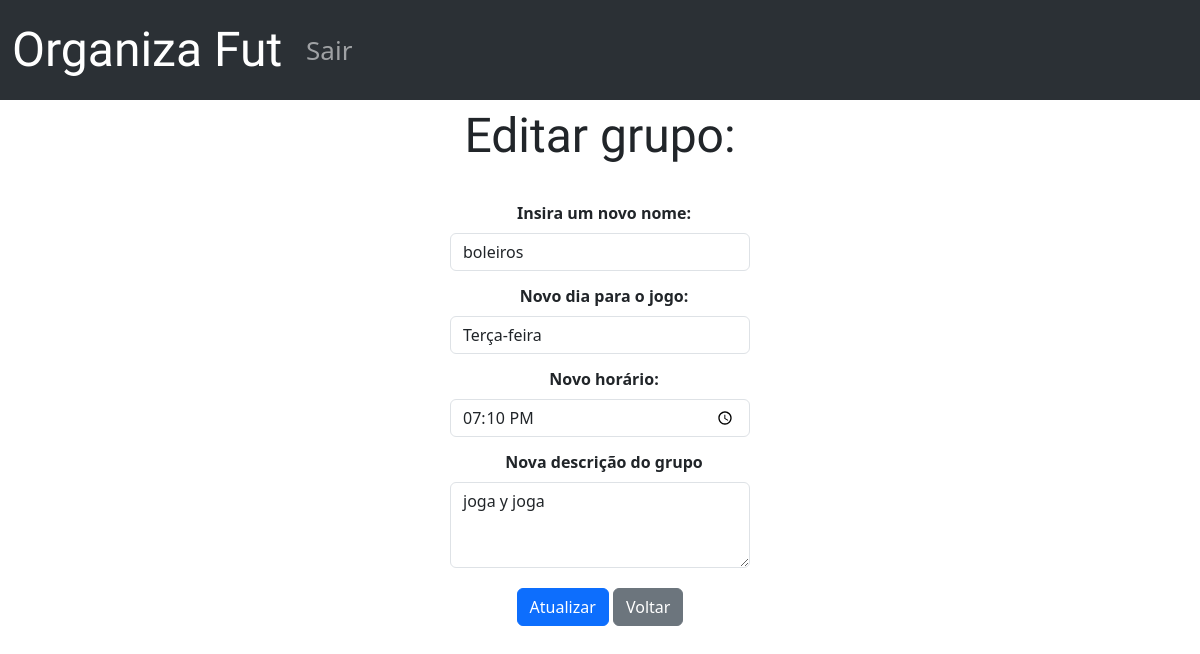
/editarGrupo.php?idGrupo=2, run on the app's committed database.
### tables this page shows
CREATE TABLE `grupo` (
  `idGrupo` int(11) NOT NULL,
  `nomeGrupo` varchar(45) NOT NULL,
  `diaSemana` varchar(20) NOT NULL,
  `horaJogo` time NOT NULL,
  `descricaoGrupo` varchar(300) NOT NULL,
  `idCriador` int(11) NOT NULL
);

### editarGrupo.php (the view, shortened to what this page needs)
<!DOCTYPE html>
<html lang="en" data-bs-theme="light">
<head>
    <link rel="stylesheet" href="css/bootstrap.min.css">
    <link rel="stylesheet" href="https://cdnjs.cloudflare.com/ajax/libs/font-awesome/4.7.0/css/font-awesome.min.css">
    <link rel="stylesheet" href="css/styledashboard.css">
</head>
<body>
    <div class="containerMenu text-center d-lg-block">
        <div class="row">
            <div class="col-12">
                <nav class="navbar navbar-expand-lg bg-body-tertiary" data-bs-theme="dark">
                    <div class="container-fluid">
                        <a class="navbar-brand" href="dashboard.php">
                            Organiza Fut
                        </a>
                        <div class="collapse navbar-collapse" id="navbarNavAltMarkup">
                            <div class="navbar-nav text-end">
                                <a class="nav-link" href="logout.php">Sair</a>
                            </div>
                        </div>
                    </div>
                </nav>
            </div>
        </div>
    </div>
    <?php
    include('config.php');
    $idGrupo = "";
    if (isset($_GET['idGrupo'])) {
        $idGrupo = $_GET['idGrupo'];
    }
    $sql = "SELECT * FROM grupo WHERE idGrupo = ?";
    $stmt = $conn->prepare($sql);
    $stmt->bind_param("i", $idGrupo);
    $stmt->execute();
    $result = $stmt->get_result();
    $row = $result->fetch_object();
    ?>
    <div class="row">
        <div class="col-12 text-center">
            <p class="nGrup">Editar grupo: </p>
        </div>
    </div>
    <main class="w-100 m-auto form-container">
        <div class="row">
            <div class="col-12 text-center">
                <form class="editAtulizar" action="salvargrupo.php" method="POST">
                    <div class="form-group col-lg-12">
                        <label for="nomeGrupo"><strong>Insira um novo nome: </strong></label>
                        <input type="text" name="nomeGrupo" id="nomeGrupo" class="form-control" value="<?php echo isset($row->nomeGrupo) ? $row->nomeGrupo : ''; ?>">
                    </div>
                    <div class="form-group col-lg-12">
                        <label for="diaSemana"><strong>Novo dia para o jogo: </strong></label>
                        <select id="diaSemana" name="diaSemana" class="form-control">
                            <option value="Terça-feira" <?php echo (isset($row->diaSemana) && $row->diaSemana == "Terça-feira") ? "selected" : ""; ?>>Terça-feira</option>
                        </select>
                    </div>
                    <div class="form-group col-lg-12">
                        <label for="horaJogo"><strong>Novo horário: </strong></label>
                        <input type="time" name="horaJogo" id="horaJogo" class="form-control" value="<?php echo isset($row->horaJogo) ? $row->horaJogo : ''; ?>" placeholder="00:00">
                    </div>
                    <div class="form-group col-lg-12">
                        <label for="descricaoGrupo"><strong>Nova descrição do grupo</strong></label>
                        <textarea class="form-control" id="descricaoGrupo" name="descricaoGrupo" rows="3"><?php echo isset($row->descricaoGrupo) ? $row->descricaoGrupo : ''; ?></textarea>
                    </div>
                    <div class="btnAtualiza">
                        <button type="submit" class="btn btn-primary w-90">Atualizar</button>
                        <a href="seusGrupos.php" class="btn btn-secondary w-90">Voltar</a>
                    </div>
                </form>
            </div>
        </div>
    </main>
</body>
</html>

### css/styledashboard.css (style rules this page uses)
* { margin: 0; padding: 0; }
.navbar-brand { font-family: "Sedgwick Ave Display", cursive; font-weight: 400; font-style: normal; }
.navbar { height: 100px; font-size: 26px; }
.navbar-brand { font-size: 3rem; }
.form-container { max-width: 300px; padding: auto; }
label { margin: 13px 0 8px 8px; }
.nGrup { font-family: "Sedgwick Ave Display", cursive; font-weight: 400; font-style: normal; font-size: 3rem; }
.btnAtualiza { margin-top: 20px; }

### editarGrupo.php (style rules this page uses)
.btn { position: relative; top: 300%; }

### data on the page
grupo: nomeGrupo "boleiros", diaSemana "Terça-feira", horaJogo "19:10:00", descricaoGrupo "joga y joga"
